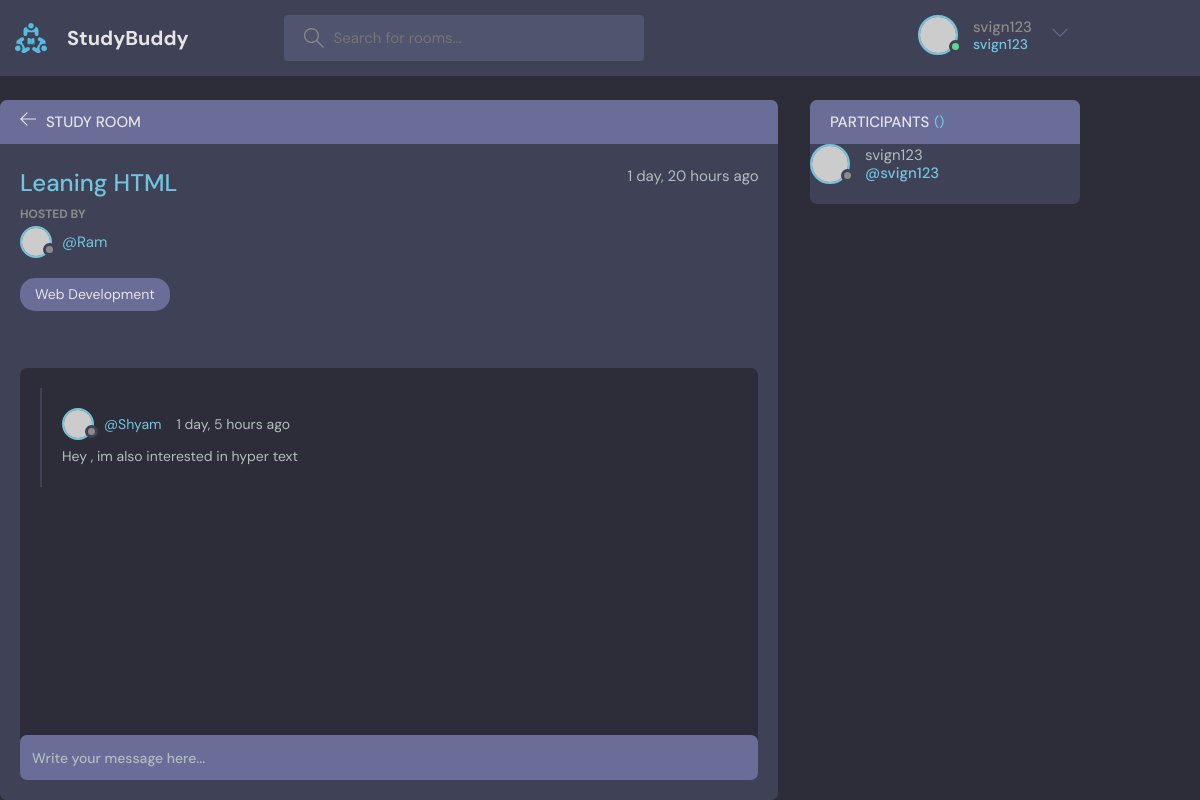
The app's page /room/3 (signed in) with its own data.
### base/models.py (models this page shows, shortened)
class Room(models.Model):
    host = models.ForeignKey(User,on_delete=models.SET_NULL,null=True)
    topic =models.ForeignKey(Topic,on_delete=models.SET_NULL,null=True)
    name = models.CharField(max_length=200)
    description = models.TextField(null=True,blank=True)
    participants = models.ManyToManyField(User,related_name='participants',blank=True)
    updated = models.DateTimeField(auto_now=True)
    created = models.DateTimeField(auto_now_add=True)
    class Meta:
        ordering = ['-updated','-created']

class Topic(models.Model):
    name = models.CharField(max_length=200)
    def __str__(self):
        return self.name

class Message(models.Model):
    user = models.ForeignKey(User,on_delete=models.CASCADE)
    room = models.ForeignKey(Room,on_delete=models.CASCADE)
    body = models.TextField()
    updated = models.DateTimeField(auto_now=True)
    created = models.DateTimeField(auto_now_add=True)
    class Meta:
        ordering = ['-updated','-created']

### base/views.py (the view, shortened to what this page needs)
# urls.py: path('room/<str:pk>',views.room,name="room"),
def room(request,pk):
    room = Room.objects.get(id=pk)
    room_messages = room.message_set.all().order_by('-created')
    participants = room.participants.all()
    context = {'room' : room,'room_messages': room_messages,'participants':participants}
    return render(request,'base/room.html',context)

### base/templates/base/room.html (shortened to what this page needs)
{% extends 'main.html' %}
{% block content %}
    <main class="profile-page layout layout--2">
      <div class="container">
        <div class="room">
          <div class="room__top">
            <div class="room__topLeft">
              <a href="{% url 'home' %}">
                <svg version="1.1" xmlns="http://www.w3.org/2000/svg" width="32" height="32" viewBox="0 0 32 32">
                  <title>arrow-left</title>
                  <path
                    d="M13.723 2.286l-13.723 13.714 13.719 13.714 1.616-1.611-10.96-10.96h27.625v-2.286h-27.625l10.965-10.965-1.616-1.607z"
                  ></path>
                </svg>
              </a>
              <h3>Study Room</h3>
            </div>
          </div>
          <div class="room__box scroll">
            <div class="room__header scroll">
              <div class="room__info">
                <h3>{{room.name}}</h3>
                <span>{{room.created|timesince}} ago</span>
              </div>
              <div class="room__hosted">
                <p>Hosted By</p>
                <a href="{% url 'user-profile' room.host.id %}" class="room__author">
                  <div class="avatar avatar--small">
                    <img src="https://randomuser.me/api/portraits/men/37.jpg" />
                  </div>
                  <span>@{{room.host.username}}</span>
                </a>
              </div>
              <span class="room__topics">{{room.topic}}</span>
            </div>
            <div class="room__conversation">
              <div class="threads scroll">
                {% for message in room_messages %}
                <div class="thread">
                  <div class="thread__top">
                    <div class="thread__author">
                      <a href="{% url 'user-profile' message.user.id %}" class="thread__authorInfo">
                        <div class="avatar avatar--small">
                          <img src="https://randomuser.me/api/portraits/men/37.jpg" />
                        </div>
                        <span>@{{message.user.username}}</span>
                      </a>
                      <span class="thread__date">{{message.created|timesince}} ago</span>
                    </div>
                  </div>
                  <div class="thread__details">
                    {{message.body}}
                  </div>
                </div>
                {% endfor %}
              </div>
            </div>
          </div>
          <div class="room__message">
            <form action="" method="POST">
              <input name="body" placeholder="Write your message here..." /></form>
          </div>
        </div>
        <div class="participants">
          <h3 class="participants__top">Participants <span>({{participant.count}})</span></h3>
          {% for user in participants %}
            <a href="{% url 'user-profile' user.id %}" class="participant">
              <div class="avatar avatar--medium">
                <img src="https://randomuser.me/api/portraits/men/37.jpg" />
              </div>
              <p>
                {{user.username}}
                <span>@{{user.username}}</span>
              </p>
            </a>
            {% endfor %}
          </div>
        </div>
    </main>
{% endblock %}

### templates/navbar.html (shortened to what this page needs)
{% load static %}
<header class="header header--loggedIn">
    <div class="container">
      <a href="{% url 'home' %}" class="header__logo">
        <img src="{% static '/images/logo.svg' %}" />
        <h1>StudyBuddy</h1>
      </a>
      <form class="header__search" method="GET" action="{% url 'home' %}">
        <label>
          <input name="q" placeholder="Search for rooms..." />
        </label>
      </form>
      <nav class="header__menu">
        {% if request.user.is_authenticated %}
        <div class="header__user">
          <a href="{% url 'home' %}">
            <div class="avatar avatar--medium active">
              <img src="https://randomuser.me/api/portraits/men/37.jpg" />
            </div>
            <p>{{request.user.username}}<span>{{request.user.username}}</span></p>
          </a>
          <button class="dropdown-button">
            <svg version="1.1" xmlns="http://www.w3.org/2000/svg" width="32" height="32" viewBox="0 0 32 32">
              <title>chevron-down</title>
              <path d="M16 21l-13-13h-3l16 16 16-16h-3l-13 13z"></path>
            </svg>
          </button>
        </div>
        {% else %}
        <a href="{% url 'login' %}">
          <img src="{% static '/images/avatar.svg' %}" />
          <p>Login</p>
        </a>
        {% endif %}
      </nav>
    </div>
  </header>

### records on screen
Room: name "Leaning HTML", created "1 day, 20 hours", host.username "Ram", topic "Web Development"
Message: user.username "Shyam", created "1 day, 5 hours", body "Hey , im also interested in hyper text"

### other values on screen
{{ request.user.username }} "svign123"
{{ user.username }} "svign123"
